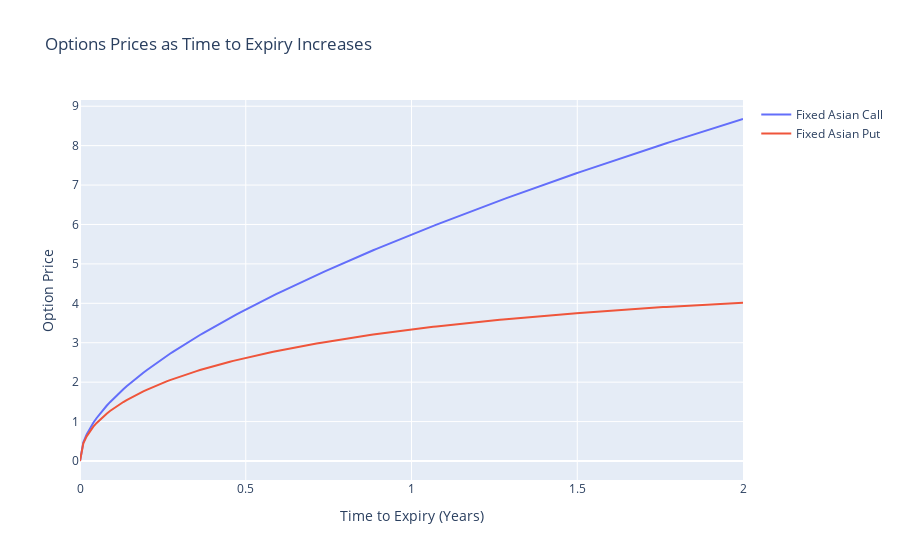

Source (notebook cell):
### Code cell
# Plot
fig = go.Figure()

# Add traces for Asian with time as variation
fig.add_trace(go.Scatter(x=results_df_time['Variation'], y=results_df_time['Fixed Asian Call'], mode='lines', name='Fixed Asian Call'))
fig.add_trace(go.Scatter(x=results_df_time['Variation'], y=results_df_time['Fixed Asian Put'], mode='lines', name='Fixed Asian Put'))

# Update layout
fig.update_layout(title='Options Prices as Time to Expiry Increases',
                   xaxis_title='Time to Expiry (Years)',
                   yaxis_title='Option Price')

# Show plot inline in Jupyter Notebook
iplot(fig)

### Figure 1 — Plotly figure (JSON) as saved in the notebook; plotly's stock layout.template omitted (floating-point values rounded to 4 significant figures; data arrays with more than 128 entries replaced by an {"elided": "..."} marker saying what was removed)
{"data": [{"mode": "lines", "name": "Fixed Asian Call", "type": "scatter", "x": {"elided": "200 float values"}, "y": {"elided": "200 float values"}}, {"mode": "lines", "name": "Fixed Asian Put", "type": "scatter", "x": {"elided": "200 float values"}, "y": {"elided": "200 float values"}}], "layout": {"title": {"text": "Options Prices as Time to Expiry Increases"}, "xaxis": {"title": {"text": "Time to Expiry (Years)"}}, "yaxis": {"title": {"text": "Option Price"}}}}
